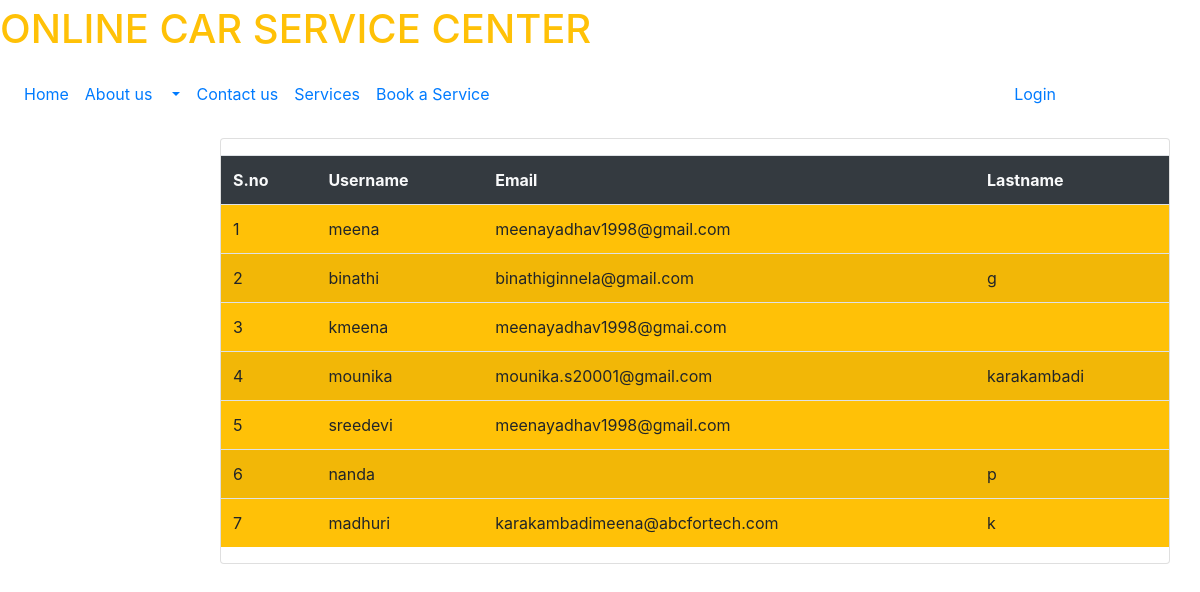
/viewuser/, run on the app's committed database.
### service/models.py (models this page shows)
class User(AbstractUser):
	t = (
		(1,'owner'),
		(2,'customer'),
		(3,'Anonymous'),
		)
	role = models.IntegerField(default=3,choices=t)
	g=[('M',"Male"),('F','Female')]
	age=models.IntegerField(default=10)
	impf=models.ImageField(upload_to='Profiles/',default="Note.jpg")
	gender=models.CharField(max_length=10,choices=g)
	first_name=models.CharField(max_length=100)
	last_name=models.CharField(max_length=100)
	phone_no=models.IntegerField(null=True)
	car_regno=models.CharField(max_length=20)
	address=models.CharField(max_length=200)

### service/views.py (the view)
# urls.py: path('viewuser/',views.viewuser,name="viewuser"),
def viewuser(request):
	p=User.objects.all()
	return render(request,'services/viewuser.html',{'u':p})

### service/templates/services/viewuser.html (shortened to what this page needs)
{% extends 'services/base.html' %}
{% block content %}
<div class="container">
	<div class="row mt-3">
		<div class="col-md-2"></div>
		<div class="col-md-10 card">
			{% if user.is_superuser %}
			<table class="table table-striped table-hover">
				<tr class="bg-dark text-light">
					<th>S.no</th>
					<th>Username</th>
					<th>Email</th>
					<th>role</th>
				</tr>
				{% for i in u %}
				<tr>
					<td>{{forloop.counter}}</td>
					<td>{{i.username}}</td>
					<td>{{i.email}}</td>
					{% if i.role is 1 %}
					<td>owner</td>
					{% elif i.role is 2 %}
					<td>customer</td>
					{% else %}
					<td>anonymous</td>
					{% endif %}
					<td><a href="{% url 'customer' i.id %}" class="btn btn-info">Customer</a><a href="{% url 'owner' i.id %}" class="btn btn-danger">Owner</a></td>
				</tr>
				{% endfor %}
			</table>
			{% else %}
			<div class="row mt-3">
					<table class="table table-striped table-hover bg-warning">
						<tr class="bg-dark text-light">
							<th>S.no</th>
							<th>Username</th>
							<th>Email</th>
							<th>Lastname</th>
						</tr>
						{% for i in u %}
						<tr>
							<td>{{forloop.counter}}</td>
							<td>{{i.username}}</td>
							<td>{{i.email}}</td>
							<td>{{i.last_name}}</td>
						</tr>
						{% endfor %}
					</table>
					{% endif %}
				</div>
			</div>
		</div>
	</div>
{% endblock %}

### service/templates/services/base.html (shortened to what this page needs)
{% load static %}
<!DOCTYPE html>
<html lang="en">
<head>
  <link rel="stylesheet" href="https://use.fontawesome.com/releases/v5.7.0/css/all.css">
  <link rel="stylesheet" href="{% static 'css/bootstrap.min.css' %}">
</head>
<body>
	{% include 'services/navbar.html' %}
	{% block content %}
	{% endblock %}
</body>
</html>

### service/templates/services/navbar.html (shortened to what this page needs)
{% load static %}
 <a class="navbar-brand" href="#">
    <h1 class="text-warning">ONLINE CAR SERVICE CENTER</h1>
  </a>
<nav class="navbar navbar-expand-sm bg-white navbar-white">
  <div class="collapse navbar-collapse" id="collapsibleNavbar">
    <ul class="navbar-nav">
      {% if not user.is_authenticated %}
      <li class="nav-item">
        <a class="nav-link" href="{% url 'home' %}">Home</a>
      </li>
      <li class="nav-item">
        <a class="nav-link" href="{% url 'ab' %}">About us</a>
        <li class="dropdown">
          <a type="button" class="nav-link dropdown-toggle" data-toggle="dropdown">
          </a>
        </li>
      </li>
      <li class="nav-item">
        <a class="nav-link" href="{% url 'cn' %}">Contact us</a>
      </li>
      <li class="nav-item">
        <a class="nav-link" href="#">Services</a>
      </li>
        <li class="nav-item">
          <a class="nav-link" href="{% url 'lg' %}">Book a Service</a>
        </li>
      {% else %}
      <li class="nav-item" style="margin-right: 80px">
        <a class="nav-link" href="#">Guest</a>
      </li>
      {% endif %}
    </ul>
    <ul class="navbar-nav ml-auto" style="margin-right:120px">
    {% if not user.is_authenticated %}
    <li class="nav-item">
      <a class="nav-link" href="{% url 'lg' %}">Login</a>
    </li>
{% endif %}
  </div>
</nav>

### data on the page
User: username "meena", email "meenayadhav1998@gmail.com"
User: username "binathi", email "binathiginnela@gmail.com", last_name "g"
User: username "kmeena", email "meenayadhav1998@gmai.com"
User: username "mounika", email "mounika.s20001@gmail.com", last_name "karakambadi"
User: username "sreedevi", email "meenayadhav1998@gmail.com"
User: username "nanda", last_name "p"
User: username "madhuri", email "karakambadimeena@abcfortech.com", last_name "k"
